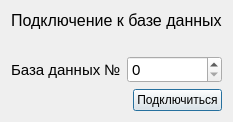
<?xml version="1.0" encoding="UTF-8"?>
<ui version="4.0">
 <class>Dialog</class>
 <widget class="QDialog" name="Dialog">
  <property name="geometry">
   <rect>
    <x>0</x>
    <y>0</y>
    <width>228</width>
    <height>122</height>
   </rect>
  </property>
  <property name="windowTitle">
   <string>Dialog</string>
  </property>
  <layout class="QVBoxLayout" name="verticalLayout">
   <item>
    <widget class="QLabel" name="label_3">
     <property name="font">
      <font>
       <pointsize>12</pointsize>
      </font>
     </property>
     <property name="text">
      <string>Подключение к базе данных</string>
     </property>
    </widget>
   </item>
   <item>
    <spacer name="verticalSpacer">
     <property name="orientation">
      <enum>Qt::Vertical</enum>
     </property>
     <property name="sizeHint" stdset="0">
      <size>
       <width>20</width>
       <height>13</height>
      </size>
     </property>
    </spacer>
   </item>
   <item>
    <layout class="QHBoxLayout" name="horizontalLayout">
     <item>
      <widget class="QLabel" name="label_2">
       <property name="font">
        <font>
         <pointsize>11</pointsize>
        </font>
       </property>
       <property name="text">
        <string>База данных №</string>
       </property>
      </widget>
     </item>
     <item>
      <widget class="QSpinBox" name="spin_box_db_number">
       <property name="font">
        <font>
         <pointsize>11</pointsize>
        </font>
       </property>
      </widget>
     </item>
    </layout>
   </item>
   <item>
    <layout class="QHBoxLayout" name="horizontalLayout_2">
     <item>
      <spacer name="horizontalSpacer">
       <property name="orientation">
        <enum>Qt::Horizontal</enum>
       </property>
       <property name="sizeHint" stdset="0">
        <size>
         <width>40</width>
         <height>20</height>
        </size>
       </property>
      </spacer>
     </item>
     <item>
      <widget class="QPushButton" name="button_connect">
       <property name="text">
        <string>Подключиться</string>
       </property>
      </widget>
     </item>
    </layout>
   </item>
  </layout>
 </widget>
 <resources/>
 <connections/>
</ui>
